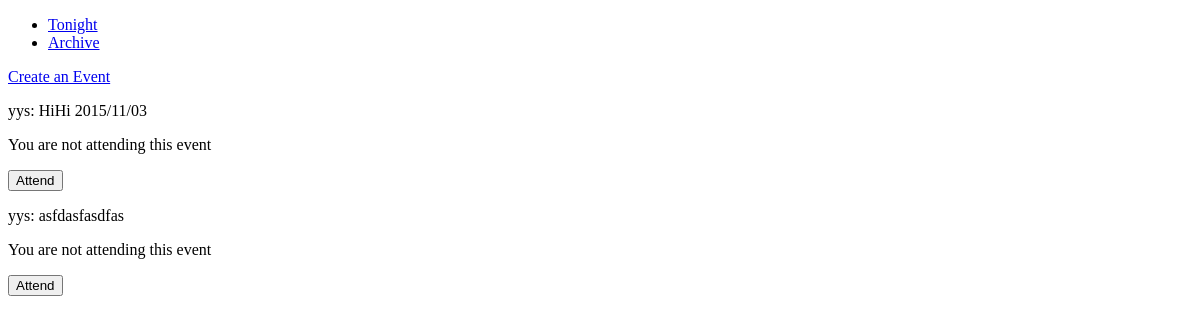
Page /events/archive/ on the earlier database version.
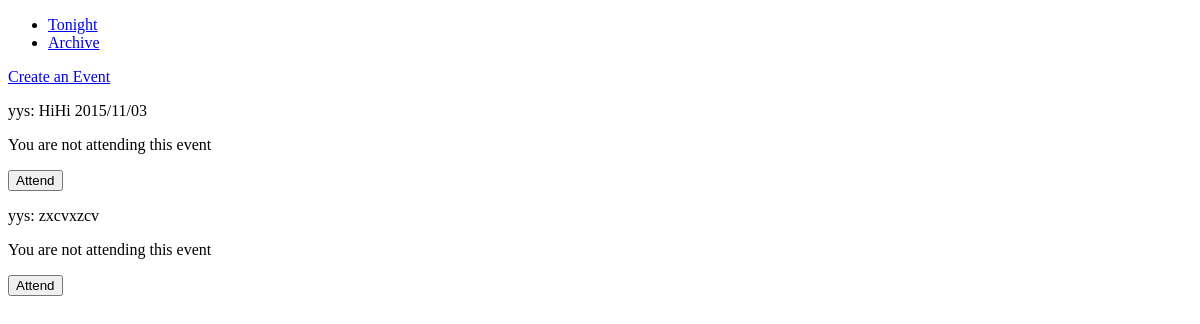
Same page on the later database version.
### events/models.py (models this page shows, shortened)
class Event(models.Model):
	description = models.TextField()
	creation_date = models.DateTimeField(default=datetime.now)
	start_date = models.DateTimeField(null=True, blank=True)
	creator = models.ForeignKey(User, related_name='event_creator_set')
	attendees = models.ManyToManyField(User, through="Attendance")
	latest = models.BooleanField(default=True)
	objects = EventManager()

### events/views.py (the view)
def archive(request):
        events = Event.objects.filter(latest=True)
        context = {
                'events': events,
        }
        return render_to_response(
                'events/archive.html',
                RequestContext(request, context),
        )

### events/templatetags/events_tags.py (called while the page is built)
def event(context, e):
	to_return = {
		'event': e,
	}
	if context['user'].is_authenticated():
		try:
			Attendance.objects.get(event=e, user=context['user'])
			attending = True
		except Attendance.DoesNotExist:
			attending = False
		to_return.update({
			'attending': attending,
			'authenticated': True,
		})
	else:
		to_return['quthenticated'] = False
	return to_return

### templates/events/archive.html (shortened to what this page needs)
{% extends "base.html" %}
{% load events_tags %}
{% block main_content %}
        <a href="{% url 'ev_create' %}">Create an Event</a>
        {% if events %}
                {% for e in events %}
			{% event e  %}
                {% endfor %}
        {% else %}
                <p> No events for today. </p>
        {% endif %}
{% endblock %}

### templates/events/event.html (shortened to what this page needs)
<p>{{ event.creator.username }}: {{event.description}} </p>
{% if attending %}
	<p> You are attending this event. </p>
{% else %}
	<p> You are not attending this event </p>
{% endif %}
<form method="POST" class="toggle_attendance_form" action="{% url 'ev_toggle_attendance'%}">{% csrf_token %}
        {% if attending %}
        	<input class="attendance unattend" type = "submit" value="Unattend"/>
        {% else %}
                <input class="attendance attend" type = "submit" value="Attend"/>
        {% endif %}
</form>

Differences in the rows shown:
no longer on this page (row edited): Event: creator.username "yys", description "asfdasfasdfas"
added Event: creator.username "yys", description "zxcvxzcv"
